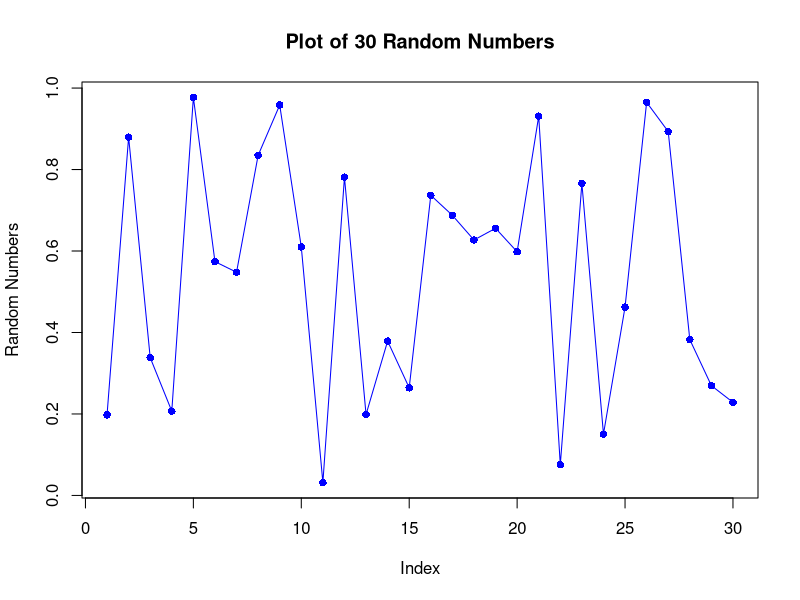
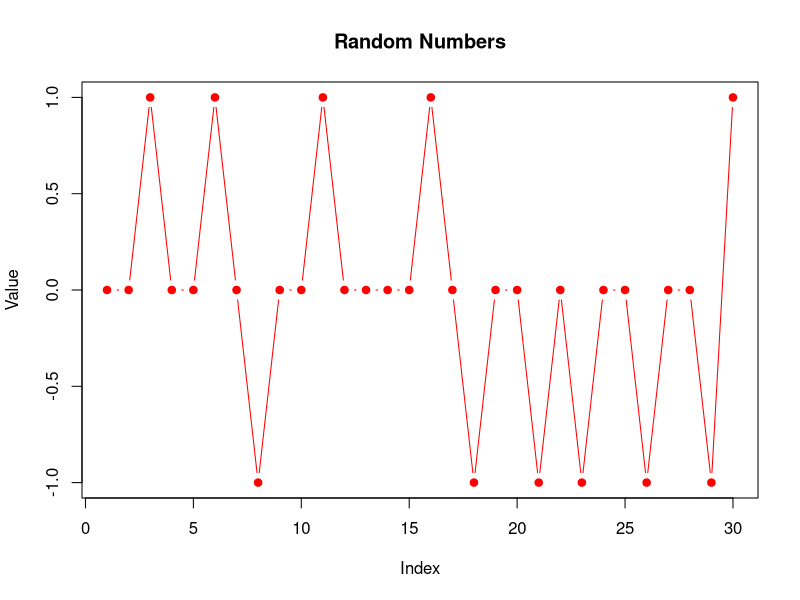

Generate these figures, in order, with R:
# Generat a list of random numbers:
#runif -> 30

random_numbers <- runif(30)

# Plot the random numbers
plot(random_numbers, type = "o", pch = 16, col = "blue",
     xlab = "Index", ylab = "Random Numbers",
     main = "Plot of 30 Random Numbers")

#rnorm -> 30

set.seed(123)  # Set seed for reproducibility
random_numbers <- as.integer(rnorm(30))

# Plot the random numbers
plot(random_numbers, type = "b", pch = 19, col = "red",
     xlab = "Index", ylab = "Value", main = "Random Numbers")

